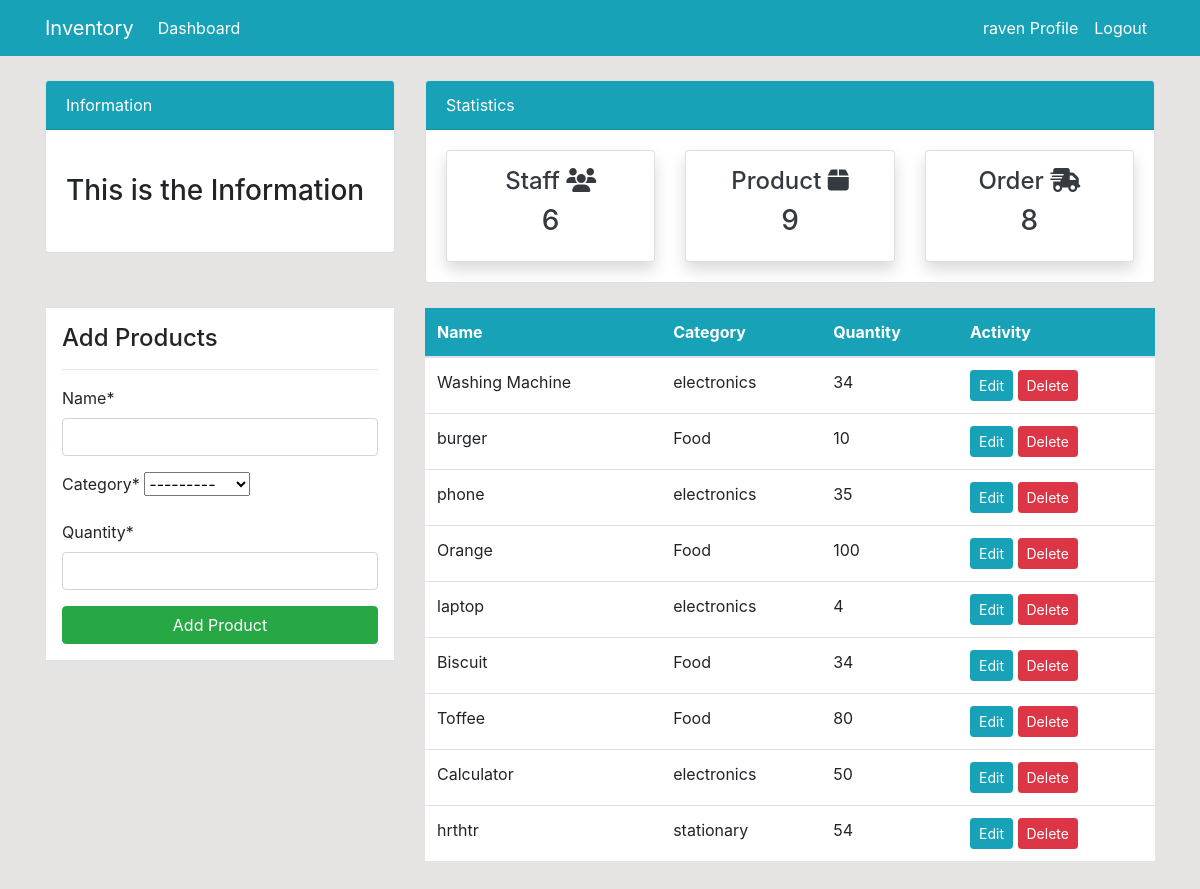
The app's page /product/ (signed in) with its own data.
### dashboard/models.py (models this page shows, shortened)
class Product(models.Model):
    name=models.CharField(max_length=100,null=True)
    category=models.CharField(max_length=20,choices=CATEGORY,null=True)
    quantity=models.PositiveIntegerField(null=True)
    class Meta:
        verbose_name_plural='Product'

### dashboard/views.py (the view)
# urls.py: path('product/', views.product ,name='dashboard-product'),
@login_required
def product(request):
    items=Product.objects.all()
    workers_count=User.objects.all().count()
    order_count=Order.objects.all().count()
    product_count=Product.objects.all().count()
    if request.method=="POST":
        form=ProductForm(request.POST)
        if form.is_valid():
            form.save()
            product_name=form.cleaned_data.get('name')
            messages.success(request,f'{product_name} has been added')
            return redirect('dashboard-product')
    else:
        form=ProductForm
    context={
        'items':items,
        'form':form,
        'workers_count':workers_count,
        'order_count':order_count,
        'product_count':product_count,
    }
    return render(request,'dashboard/product.html',context)

### templates/dashboard/product.html (shortened to what this page needs)
{% extends "partials/base.html" %}
{% load crispy_forms_tags %}
{% block content %}
{% include "partials/topnav.html" %}
<div class="container">
    <div class="row my-4" >
        <div class="col-md-4">
            <div class="border bg-white p-3">
                <h4>Add Products</h4>
                <hr>
                <form method="POST">
                    {{form|crispy}}
                    <input class="btn btn-success btn-block" type="submit" value="Add Product">
                </form>
            </div>
        </div>
        <div class="col-md-8">
            <table class="table bg-white">
                <thead class="bg-info">
                <tr class="text-white">
                    <th scope="col">Name</th>
                    <th scope="col">Category</th>
                    <th scope="col">Quantity</th>
                    <th scope="col">Activity</th>
                </tr>
                </thead>
                <tbody>
                    {% for item in items%}
                <tr>
                    <td>{{item.name}}</td>
                    <td>{{item.category}}</td>
                    <td>{{item.quantity}}</td>
                    <td>
                        <a class="btn btn-info btn-sm" href="{%url 'dashboard-product-update' item.id %}">Edit</a>
                        <a class="btn btn-danger btn-sm" href="{%url 'dashboard-product-delete' item.id %}">Delete</a>
                    </td>
                </tr>
                {% endfor %}
                </tbody>
            </table>
        </div>
    </div>
</div>
{% endblock %}

### templates/partials/base.html (shortened to what this page needs)
{% load static %}
<!doctype html>
<html lang="en">
  <head>
    <link rel="stylesheet" href="https://cdn.jsdelivr.net/npm/bootstrap@4.6.2/dist/css/bootstrap.min.css">
    <link rel="stylesheet" href="{%static '/style.css'%}">
  </head>
  <body>
    {% include "partials/nav.html" %}
    {% block content %} {% endblock %}
  </body>
</html>

### templates/partials/nav.html (shortened to what this page needs)
<nav class="navbar navbar-expand-lg navbar-info bg-info">
    {% if user.is_authenticated%}
    <div class="container">
        <a class="navbar-brand text-white" href="{% url 'dashboard-index'%}">Inventory</a>
        <div class="collapse navbar-collapse" id="navbarSupportedContent">
        <ul class="navbar-nav mr-auto">
            <li class="nav-item active">
            <a class="nav-link text-white" href="{% url 'dashboard-index'%}">Dashboard <span class="sr-only">(current)</span></a>
            </li>
        </ul>
        <ul class="navbar-nav ml-auto">
            <li class="nav-item active">
            <a class="nav-link text-white" href="{% url 'user-profile'%}">{{user.username}} Profile<span class="sr-only">(current)</span></a>
            </li>
            <li class="nav-item">
            <a class="nav-link text-white" href="{% url 'user-logout' %}">Logout</a>
            </li>
        </ul>
        {%endif%}
        </div>
    </div>
  </nav>

### templates/partials/topnav.html
<div class="container">
    <div class="row mt-4">
        <div class="col-md-4">
            <div class="card">
                <div class="card-header bg-info text-white">
                    Information
                </div>
                <div class="card-body">
                    <marquee behavior="" direction="">
                        <h3 class="my-4 ">This is the Information</h3>
                    </marquee>
                </div>
            </div>
        </div>
        <div class="col-md-8">
            <div class="card">
                <div class="card-header bg-info text-white">
                    Statistics
                </div>
                <div class="card-body">
                    <div class="row">
                        <div class="col-md-4 ">
                            <a class="text-docoration-none text-dark" href="{% url 'dashboard-staff'%}">
                                <div class="card my-card shadow text-center p-3">
                                    <h4>Staff <i class="fa-solid fa-users"></i></h4>
                                    <h3>{{workers_count}}</h3>
                                </div>
                            </a>
                        </div>
                        <div class="col-md-4 ">
                            <a class="text-docoration-none text-dark" href="{% url 'dashboard-product'%}">
                                <div class="card my-card shadow text-center p-3">
                                    <h4>Product <i class="fa-solid fa-box"></i> </h4>
                                    <h3>{{product_count}}</h3>
                                </div>
                            </a>
                        </div>
                        <div class="col-md-4 ">
                            <a class="text-docoration-none text-dark" href="{% url 'dashboard-order'%}">
                                <div class="card my-card shadow text-center p-3">
                                    <h4>Order <i class="fa-solid fa-truck-fast"></i></h4>
                                    <h3>{{order_count}}</h3>
                                </div>
                            </a>
                        </div>
                    </div>
                </div>
            </div>
        </div>
    </div>
</div>

### static/style.css (style rules this page uses)
body { background: rgb(230, 227, 227); }

### records on screen
Product: name "Washing Machine", category "electronics", quantity "34"
Product: name "burger", category "Food", quantity "10"
Product: name "phone", category "electronics", quantity "35"
Product: name "Orange", category "Food", quantity "100"
Product: name "laptop", category "electronics", quantity "4"
Product: name "Biscuit", category "Food", quantity "34"
Product: name "Toffee", category "Food", quantity "80"
Product: name "Calculator", category "electronics", quantity "50"
Product: name "hrthtr", category "stationary", quantity "54"

### other values on screen
{{ user.username }} "raven"
{{ workers_count }} "6"
{{ product_count }} "9"
{{ order_count }} "8"
